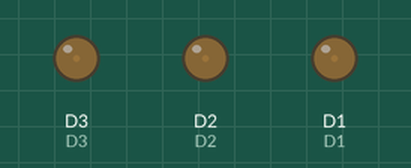
Recording of a sketch running on a simulated ESP8266 (Wemos D1 mini). On the bench: output pins drawn as LEDs (lit = HIGH).

Above: at 0.15 s.
At 1.05 s:
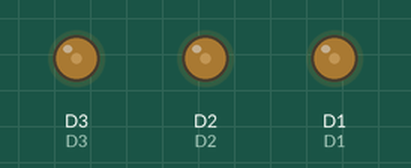
At 2.85 s:
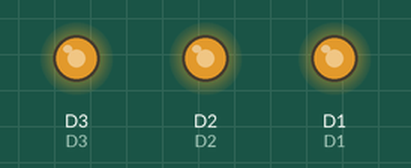
At 3.9 s:
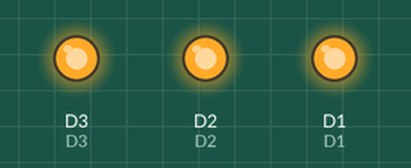
At 39.6 s:
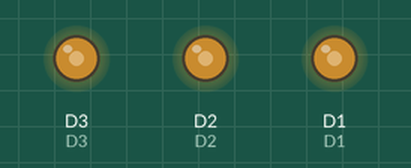
Timing chart, 0 to 40.0 s (numbered marks = the images above):
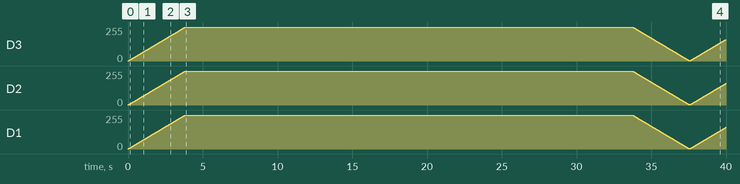

The sketch:

LedDimmer.ino
```cpp
#define D1 5
#define D2 4
#define D3 0
void setup() {
  // put your setup code here, to run once:
   pinMode(D1, OUTPUT);
   pinMode(D2, OUTPUT);
   pinMode(D3, OUTPUT);
}
void loop() {
  while (true) {
  // put your main code here, to run repeatedly:
   int i=0;
   // increase brightness from 0 to max
   for (i=0; i<1250; i++) {
    analogWrite(D1, i);
    delay(5);
    analogWrite(D2, i);
    delay(5);
    analogWrite(D3, i);
    delay(5);
   }
    // decrease brightness from max to 0
   for (i=1250; i>0; i--) {
    analogWrite(D1, i);
    delay(5);
    analogWrite(D2, i);
    delay(5);
    analogWrite(D3, i);
    delay(5);

    }
  }
}
```
